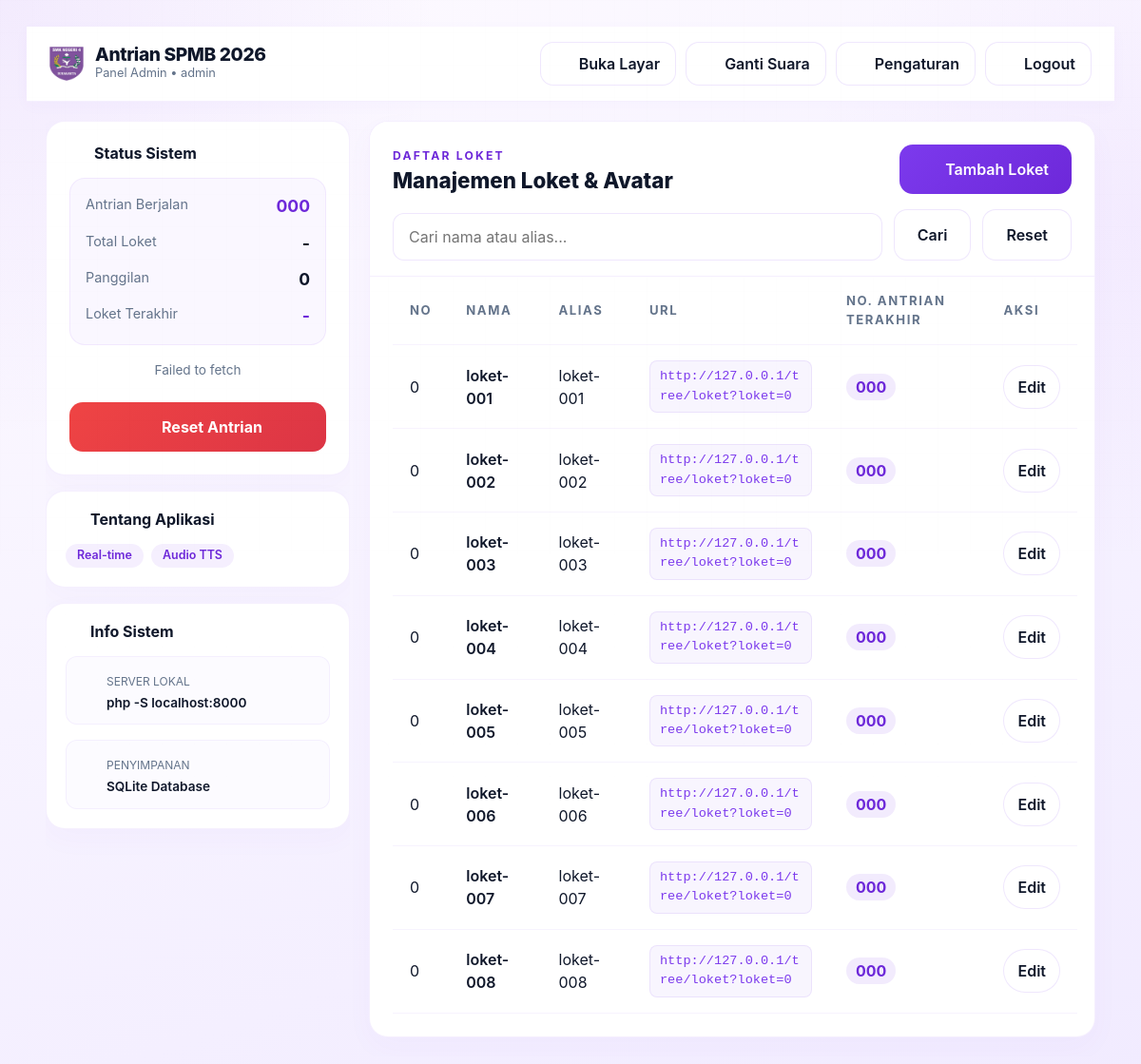
The page /admin (signed in) on the database as committed earlier.
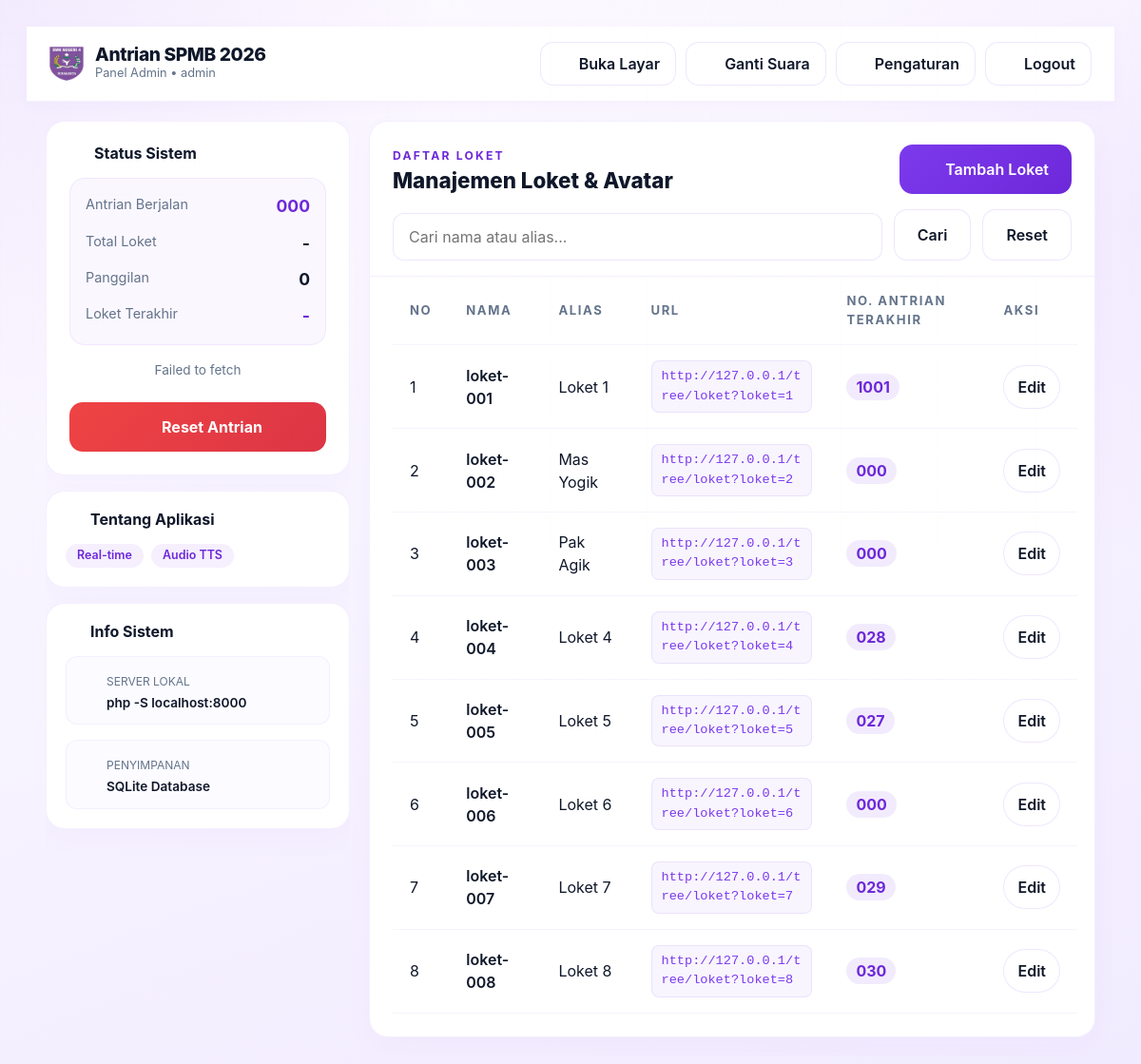
The same page on the database as committed later.
### tables this page shows
CREATE TABLE users (
                id INTEGER PRIMARY KEY AUTOINCREMENT,
                username TEXT NOT NULL UNIQUE,
                password_hash TEXT NOT NULL,
                role TEXT NOT NULL CHECK (role IN ("admin", "loket")),
                created_at TEXT NOT NULL
            , alias TEXT NOT NULL DEFAULT "", loket_number INTEGER NOT NULL DEFAULT 0);

### index.php (called while the page is built, shortened)
<?php
$requestUri = $_SERVER['REQUEST_URI'] ?? '';
$path = parse_url($requestUri, PHP_URL_PATH);
if ($path === '/' || $path === '/admin' || $path === '/index.php') {
    $page = $_GET['page'] ?? 'admin';
} elseif (strpos($path, '/loket') === 0) {
    $page = 'loket';
    if (preg_match('/[?&]loket=(\d+)/', $requestUri, $matches)) {
        $_GET['loket'] = (int) $matches[1];
    }
} elseif ($path === '/layar') {
    $page = 'layar';
} elseif ($path === '/admin') {
    $page = 'admin';
} elseif ($path === '/login') {
    $page = 'login';
} elseif ($path === '/register') {
    $page = 'register';
} elseif ($path === '/logout') {
    $page = 'logout';
} else {
    $page = '404';
}
$pageMap = [
    'menu' => __DIR__ . '/views/menu.php',
    'layar' => __DIR__ . '/views/layar.php',
    'admin' => __DIR__ . '/views/admin.php',
    'loket' => __DIR__ . '/views/loket.php',
    'login' => __DIR__ . '/auth/login.php',
    'register' => __DIR__ . '/auth/register.php',
    'logout' => __DIR__ . '/auth/logout.php',
];
require $pageMap[$page];

### auth/helpers.php (called while the page is built, shortened)
<?php
require_once __DIR__ . '/../config/database.php';
function antrian_base_url(): string
{
    static $baseUrl = null;
    if ($baseUrl !== null) {
        return $baseUrl;
    }
    $basePath = rtrim(dirname($_SERVER['SCRIPT_NAME']), '\\/');
    $basePath = rtrim($basePath, '\\/');
    $baseUrl = $basePath;
    return $baseUrl;
}
function antrian_csrf_token(): string
{
    return $_SESSION['_csrf_token'];
}
function antrian_loket_accounts(): array
{
    $statement = antrian_db()->query(
        'SELECT id, username, alias, loket_number, role, created_at
         FROM users
         WHERE role = "loket"
         ORDER BY loket_number ASC, id ASC'
    );
    return $statement ? $statement->fetchAll() : [];
}

### config/database.php (called while the page is built, shortened)
<?php
function antrian_db(): PDO
{
    static $pdo = null;
    if ($pdo instanceof PDO) {
        return $pdo;
    }
    $databasePath = __DIR__ . '/../database/antrian.sqlite';
    $pdo = new PDO('sqlite:' . $databasePath);
    $pdo->setAttribute(PDO::ATTR_ERRMODE, PDO::ERRMODE_EXCEPTION);
    $pdo->setAttribute(PDO::ATTR_DEFAULT_FETCH_MODE, PDO::FETCH_ASSOC);
    $pdo->setAttribute(PDO::ATTR_TIMEOUT, 5);
    $pdo->exec('PRAGMA busy_timeout = 5000');
    $pdo->exec('PRAGMA journal_mode = WAL');
    $pdo->exec('PRAGMA synchronous = NORMAL');
    $pdo->exec('PRAGMA foreign_keys = ON');
    $pdo->exec(
        'CREATE TABLE IF NOT EXISTS state (
            id INTEGER PRIMARY KEY CHECK (id = 1),
            antrian INTEGER NOT NULL DEFAULT 0,
            loket INTEGER NOT NULL DEFAULT 0,
            panggil INTEGER NOT NULL DEFAULT 0
        )'
    );
    $pdo->exec('INSERT OR IGNORE INTO state (id, antrian, loket, panggil) VALUES (1, 0, 0, 0)');
    $pdo->exec(
        'CREATE TABLE IF NOT EXISTS app_settings (
            id INTEGER PRIMARY KEY CHECK (id = 1),
            intro_text TEXT NOT NULL,
            outro_text TEXT NOT NULL,
            queue_start INTEGER NOT NULL DEFAULT 1,
            display_cols INTEGER NOT NULL DEFAULT 4,
            display_rows INTEGER NOT NULL DEFAULT 2
        )'
    );
    $pdo->exec(
        'INSERT OR IGNORE INTO app_settings (id, intro_text, outro_text, queue_start)
            VALUES (1, "", "", 1)'
    );
    $pdo->exec(
        'CREATE TABLE IF NOT EXISTS loket_last_call (
            loket INTEGER PRIMARY KEY,
            antrian INTEGER NOT NULL DEFAULT 0,
            updated_at TEXT NOT NULL
        )'
    );
    $pdo->exec(
        'CREATE TABLE IF NOT EXISTS call_history (
            id INTEGER PRIMARY KEY AUTOINCREMENT,
            loket INTEGER NOT NULL,
            antrian INTEGER NOT NULL,
            created_at TEXT NOT NULL
        )'
    );
    $pdo->exec(
        'CREATE TABLE IF NOT EXISTS users (
            id INTEGER PRIMARY KEY AUTOINCREMENT,
            username TEXT NOT NULL UNIQUE,
            alias TEXT NOT NULL DEFAULT "",
            loket_number INTEGER NOT NULL DEFAULT 0,
            password_hash TEXT NOT NULL,
            role TEXT NOT NULL CHECK (role IN ("admin", "loket")),
            created_at TEXT NOT NULL
        )'
    );
    $pdo->exec('UPDATE users SET alias = username WHERE alias = "" OR alias IS NULL');
    $legacyRole = implode('', array_map('chr', [99, 108, 105, 101, 110, 116]));
    $pdo->prepare('UPDATE users SET role = :new_role WHERE role = :old_role')
        ->execute([
            'new_role' => 'loket',
            'old_role' => $legacyRole,
        ]);
    $pdo->exec('CREATE UNIQUE INDEX IF NOT EXISTS idx_users_loket_number ON users(loket_number) WHERE role = "loket"');
    return $pdo;
}
function antrian_loket_last_calls(): array
{
    $statement = antrian_db()->query('SELECT loket, antrian, updated_at FROM loket_last_call ORDER BY loket ASC');
    return $statement ? $statement->fetchAll() : [];
}
function antrian_format_number(int $number): string
{
    return str_pad((string) $number, 3, '0', STR_PAD_LEFT);
}

### views/admin.php (the view, shortened to what the rows shown need)
<?php
require __DIR__ . '/../auth/helpers.php';
$csrfToken = antrian_csrf_token();
$searchQuery = (string) ($_GET['q'] ?? '');
$loketAccounts = antrian_loket_accounts();
$loketLastCalls = antrian_loket_last_calls();
$loketLastCallsByLoket = [];
foreach ($loketLastCalls as $lastCall) {
    $loketLastCallsByLoket[(int) $lastCall['loket']] = $lastCall;
}
$loketRows = [];
$serverIp = '';
$fallbackIp = '';
if ($serverIp === '') {
    $serverIp = $fallbackIp ?: ($_SERVER['SERVER_ADDR'] ?? $_SERVER['HTTP_HOST'] ?? 'localhost');
}
$basePath = rtrim(dirname($_SERVER['SCRIPT_NAME']), '\\/');
if ($basePath === '' && php_sapi_name() !== 'cli-server') {
    $projectName = basename(dirname(__DIR__));
    $basePath = '/' . $projectName;
}
$scheme = "http";
$port = $_SERVER['SERVER_PORT'] ?? '80';
$portSuffix = ($port != '80' && $port != '443' && !str_contains((string)$serverIp, ':')) ? ':' . $port : '';
$baseUrl = $scheme . "://" . $serverIp . $portSuffix . $basePath;
foreach ($loketAccounts as $loketAccount) {
    $loketNumber = (int) ($loketAccount['loket_number'] ?? 0);
    $lastCall = $loketLastCallsByLoket[$loketNumber] ?? ['antrian' => 0];
    $loketRows[] = [
        'no' => $loketNumber,
        'nama' => $loketAccount['username'],
        'alias' => $loketAccount['alias'] ?: antrian_generate_loket_alias($loketNumber),
        'url' => $baseUrl . '/loket?loket=' . $loketNumber,
        'antrian_terakhir' => antrian_format_number((int) $lastCall['antrian']),
        'role' => $loketAccount['role'],
        'id' => (int) $loketAccount['id'],
    ];
}
$loketRows = array_values(array_filter($loketRows, static function (array $row) use ($searchQuery): bool {
    if ($searchQuery === '') {
        return true;
    }
    $needle = strtolower(trim($searchQuery));
    return str_contains(strtolower($row['nama']), $needle) || str_contains(strtolower($row['alias']), $needle);
}));
?><!DOCTYPE html>
<html lang="id">
<head>
    <link href="<?= antrian_base_url() ?>/assets/vendor/bootstrap/bootstrap.min.css" rel="stylesheet">
    <link rel="stylesheet" href="<?= antrian_base_url() ?>/assets/css/style.css">
</head>
<body class="app-shell app-admin" data-role="admin" data-base-url="<?= antrian_base_url() ?>" data-status-url="<?= antrian_base_url() ?>/api/status.php?peek=1" data-reset-url="<?= antrian_base_url() ?>/api/reset.php" data-csrf-token="<?= htmlspecialchars($csrfToken, ENT_QUOTES, 'UTF-8') ?>">
    <nav class="admin-navbar">
        <div style="display: flex; align-items: center; gap: 12px;">
            <div>
                <h1 style="font-size: 1.2rem; font-weight: 800; margin: 0; letter-spacing: -0.02em;">Antrian SPMB 2026</h1>
            </div>
        </div>
    </nav>
    <div class="admin-layout">
        <div class="admin-sidebar">
            <div class="panel-card-premium" style="gap: 16px;">
                <h2 style="font-size: 1rem; font-weight: 700; margin: 0; display: flex; align-items: center; gap: 8px;">
                    <i data-lucide="activity" class="text-primary" style="width: 18px; height: 18px;"></i> Status Sistem
                </h2>
            </div>
            <div class="panel-card-premium" style="gap: 16px; padding: 20px;">
                <h2 style="font-size: 1rem; font-weight: 700; margin: 0; display: flex; align-items: center; gap: 8px;">
                    <i data-lucide="info" class="text-primary" style="width: 18px; height: 18px;"></i> Tentang Aplikasi
                </h2>
            </div>
            <div class="panel-card-premium" style="gap: 16px; padding: 20px;">
                <h2 style="font-size: 1rem; font-weight: 700; margin: 0; display: flex; align-items: center; gap: 8px;">
                    <i data-lucide="server" class="text-primary" style="width: 18px; height: 18px;"></i> Info Sistem
                </h2>
            </div>
        </div>
        <div class="admin-main">
            <div class="table-header-sticky">
                <div style="display: flex; justify-content: space-between; align-items: flex-end; margin-bottom: 16px;">
                    <div>
                        <h2 style="font-weight: 800; font-size: 1.4rem; margin: 0;">Manajemen Loket & Avatar</h2>
                    </div>
                </div>
            </div>
            <div class="table-wrap-scroll">
                <table class="loket-table" style="margin-top: 0;">
                    <thead>
                        <tr>
                            <th>No</th>
                            <th>Nama</th>
                            <th>Alias</th>
                            <th>URL</th>
                            <th>No. Antrian Terakhir</th>
                            <th>Aksi</th>
                        </tr>
                    </thead>
                    <tbody>
                        <?php if ($loketRows): ?>
                            <?php foreach ($loketRows as $row): ?>
                                <tr>
                                    <td><?= (int) $row['no'] ?></td>
                                    <td style="font-weight: 600;"><?= htmlspecialchars($row['nama'], ENT_QUOTES, 'UTF-8') ?></td>
                                    <td><?= htmlspecialchars($row['alias'], ENT_QUOTES, 'UTF-8') ?></td>
                                    <td>
                                        <a class="loket-url-link" href="<?= htmlspecialchars($row['url'], ENT_QUOTES, 'UTF-8') ?>" target="_blank" style="font-family: monospace; background: rgba(124, 58, 237, 0.05); padding: 6px 10px; border-radius: 8px; color: var(--accent); text-decoration: none; word-break: break-all; display: inline-block; font-size: 0.85rem; border: 1px solid rgba(124, 58, 237, 0.1);">
                                            <?= htmlspecialchars($row['url'], ENT_QUOTES, 'UTF-8') ?>
                                        </a>
                                    </td>
                                    <td><span style="background: rgba(124, 58, 237, 0.1); color: var(--accent-strong); padding: 4px 10px; border-radius: 99px; font-weight: 700;"><?= htmlspecialchars($row['antrian_terakhir'], ENT_QUOTES, 'UTF-8') ?></span></td>
                                    <td>
                                        <?php if ($row['role'] === 'loket'): ?>
                                            <button type="button" class="row-action-toggle" onclick="openEditModal(<?= (int) $row['id'] ?>)">Edit</button>
                                        <?php else: ?>
                                            <span style="font-size: 0.85rem; color: var(--muted);">Admin</span>
                                        <?php endif; ?>
                                    </td>
                                </tr>
                            <?php endforeach; ?>
                        <?php else: ?>
                            <tr>
                                <td colspan="6" class="empty-table">Belum ada loket yang terdaftar.</td>
                            </tr>
                        <?php endif; ?>
                    </tbody>
                </table>
            </div>
        </div>
    </div>
</body>
</html>

Rows that differ between the two databases and show on the page:
removed users: no "0", nama "loket-001", alias "loket-001", url "http://127.0.0.1/tree/loket?loket=0", antrian_terakhir "000"
removed users: no "0", nama "loket-002", alias "loket-002", url "http://127.0.0.1/tree/loket?loket=0", antrian_terakhir "000"
removed users: no "0", nama "loket-003", alias "loket-003", url "http://127.0.0.1/tree/loket?loket=0", antrian_terakhir "000"
removed users: no "0", nama "loket-004", alias "loket-004", url "http://127.0.0.1/tree/loket?loket=0", antrian_terakhir "000"
removed users: no "0", nama "loket-005", alias "loket-005", url "http://127.0.0.1/tree/loket?loket=0", antrian_terakhir "000"
removed users: no "0", nama "loket-006", alias "loket-006", url "http://127.0.0.1/tree/loket?loket=0", antrian_terakhir "000"
removed users: no "0", nama "loket-007", alias "loket-007", url "http://127.0.0.1/tree/loket?loket=0", antrian_terakhir "000"
removed users: no "0", nama "loket-008", alias "loket-008", url "http://127.0.0.1/tree/loket?loket=0", antrian_terakhir "000"
added users: loket_number "1", username "loket-001", alias "Loket 1", url "http://127.0.0.1/tree/loket?loket=1", antrian_terakhir "1001"
added users: loket_number "2", username "loket-002", alias "Mas Yogik", url "http://127.0.0.1/tree/loket?loket=2", antrian_terakhir "000"
added users: loket_number "3", username "loket-003", alias "Pak Agik", url "http://127.0.0.1/tree/loket?loket=3", antrian_terakhir "000"
added users: loket_number "4", username "loket-004", alias "Loket 4", url "http://127.0.0.1/tree/loket?loket=4", antrian_terakhir "028"
added users: loket_number "5", username "loket-005", alias "Loket 5", url "http://127.0.0.1/tree/loket?loket=5", antrian_terakhir "027"
added users: loket_number "6", username "loket-006", alias "Loket 6", url "http://127.0.0.1/tree/loket?loket=6", antrian_terakhir "000"
added users: loket_number "7", username "loket-007", alias "Loket 7", url "http://127.0.0.1/tree/loket?loket=7", antrian_terakhir "029"
added users: loket_number "8", username "loket-008", alias "Loket 8", url "http://127.0.0.1/tree/loket?loket=8", antrian_terakhir "030"
